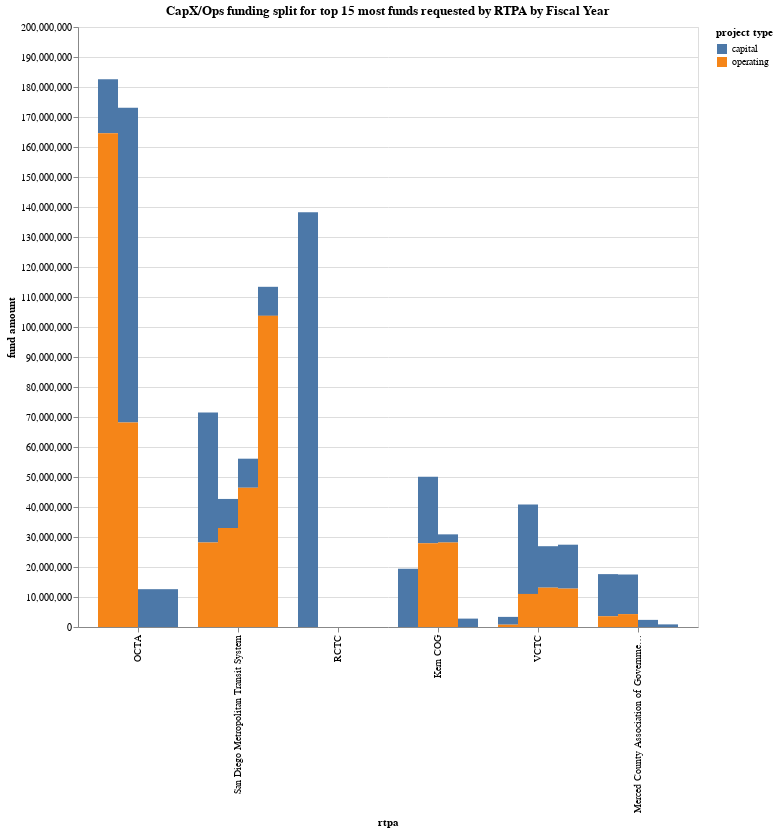

Notebook code for this chart:
### Code cell
# now, can i use this list on `by_rtpa?
top_15

### Figure 1 — Vega-Lite specification as saved in the notebook (floating-point values rounded to 4 significant figures)
{"config": {"view": {"continuousWidth": 300, "continuousHeight": 300}}, "data": {"name": "data-5e73b0e1974cbcd774e368cd8bbd818c"}, "mark": {"type": "bar", "point": true}, "encoding": {"color": {"field": "project type", "type": "nominal"}, "detail": {"field": "fiscal year", "type": "nominal"}, "tooltip": [{"field": "rtpa", "type": "nominal"}, {"field": "project type", "type": "nominal"}, {"field": "fund amount", "type": "quantitative"}, {"field": "fiscal year", "type": "nominal"}], "x": {"field": "rtpa", "sort": "-y", "type": "nominal"}, "xOffset": {"field": "fiscal year", "type": "nominal"}, "y": {"field": "fund amount", "type": "quantitative"}}, "height": 600, "resolve": {"scale": {"x": "shared", "y": "independent"}}, "title": "CapX/Ops funding split for top 15 most funds requested by RTPA by Fiscal Year", "width": "container", "$schema": "https://vega.github.io/schema/vega-lite/v5.17.0.json", "datasets": {"data-5e73b0e1974cbcd774e368cd8bbd818c": [{"rtpa": "Kern COG", "project type": "capital", "fiscal year": "23-24", "fund amount": 19457700}, {"rtpa": "Kern COG", "project type": "capital", "fiscal year": "24-25", "fund amount": 22207334}, {"rtpa": "Kern COG", "project type": "capital", "fiscal year": "25-26", "fund amount": 2732753}, {"rtpa": "Kern COG", "project type": "capital", "fiscal year": "26-27", "fund amount": 2796209}, {"rtpa": "Kern COG", "project type": "operating", "fiscal year": "23-24", "fund amount": 0}, {"rtpa": "Kern COG", "project type": "operating", "fiscal year": "24-25", "fund amount": 27898345}, {"rtpa": "Kern COG", "project type": "operating", "fiscal year": "25-26", "fund amount": 28150240}, {"rtpa": "Kern COG", "project type": "operating", "fiscal year": "26-27", "fund amount": 0}, {"rtpa": "Merced County Association of Governments (MCAG)", "project type": "capital", "fiscal year": "23-24", "fund amount": 14039872}, {"rtpa": "Merced County Association of Governments (MCAG)", "project type": "capital", "fiscal year": "24-25", "fund amount": 13200220}, {"rtpa": "Merced County Association of Governments (MCAG)", "project type": "capital", "fiscal year": "25-26", "fund amount": 2374515}, {"rtpa": "Merced County Association of Governments (MCAG)", "project type": "capital", "fiscal year": "26-27", "fund amount": 874515}, {"rtpa": "Merced County Association of Governments (MCAG)", "project type": "operating", "fiscal year": "23-24", "fund amount": 3588470}, {"rtpa": "Merced County Association of Governments (MCAG)", "project type": "operating", "fiscal year": "24-25", "fund amount": 4300000}, {"rtpa": "Merced County Association of Governments (MCAG)", "project type": "operating", "fiscal year": "25-26", "fund amount": 0}, {"rtpa": "Merced County Association of Governments (MCAG)", "project type": "operating", "fiscal year": "26-27", "fund amount": 0}, {"rtpa": "OCTA", "project type": "capital", "fiscal year": "23-24", "fund amount": 18000000}, {"rtpa": "OCTA", "project type": "capital", "fiscal year": "24-25", "fund amount": 104911247}, {"rtpa": "OCTA", "project type": "capital", "fiscal year": "25-26", "fund amount": 12607247}, {"rtpa": "OCTA", "project type": "capital", "fiscal year": "26-27", "fund amount": 12607247}, {"rtpa": "OCTA", "project type": "operating", "fiscal year": "23-24", "fund amount": 164582314}, {"rtpa": "OCTA", "project type": "operating", "fiscal year": "24-25", "fund amount": 68208022}, {"rtpa": "OCTA", "project type": "operating", "fiscal year": "25-26", "fund amount": 0}, {"rtpa": "OCTA", "project type": "operating", "fiscal year": "26-27", "fund amount": 0}, {"rtpa": "RCTC", "project type": "capital", "fiscal year": "23-24", "fund amount": 138210990}, {"rtpa": "RCTC", "project type": "capital", "fiscal year": "24-25", "fund amount": 0}, {"rtpa": "RCTC", "project type": "capital", "fiscal year": "25-26", "fund amount": 0}, {"rtpa": "RCTC", "project type": "capital", "fiscal year": "26-27", "fund amount": 0}, {"rtpa": "RCTC", "project type": "operating", "fiscal year": "23-24", "fund amount": 0}, {"rtpa": "RCTC", "project type": "operating", "fiscal year": "24-25", "fund amount": 0}, {"rtpa": "RCTC", "project type": "operating", "fiscal year": "25-26", "fund amount": 0}, {"rtpa": "RCTC", "project type": "operating", "fiscal year": "26-27", "fund amount": 0}, {"rtpa": "San Diego Metropolitan Transit System", "project type": "capital", "fiscal year": "23-24", "fund amount": 43265263}, {"rtpa": "San Diego Metropolitan Transit System", "project type": "capital", "fiscal year": "24-25", "fund amount": 9685392}, {"rtpa": "San Diego Metropolitan Transit System", "project type": "capital", "fiscal year": "25-26", "fund amount": 9685392}, {"rtpa": "San Diego Metropolitan Transit System", "project type": "capital", "fiscal year": "26-27", "fund amount": 9685392}, {"rtpa": "San Diego Metropolitan Transit System", "project type": "operating", "fiscal year": "23-24", "fund amount": 28200000}, {"rtpa": "San Diego Metropolitan Transit System", "project type": "operating", "fiscal year": "24-25", "fund amount": 33000000}, {"rtpa": "San Diego Metropolitan Transit System", "project type": "operating", "fiscal year": "25-26", "fund amount": 46418000}, {"rtpa": "San Diego Metropolitan Transit System", "project type": "operating", "fiscal year": "26-27", "fund amount": 103712166}, {"rtpa": "VCTC", "project type": "capital", "fiscal year": "23-24", "fund amount": 2590000}, {"rtpa": "VCTC", "project type": "capital", "fiscal year": "24-25", "fund amount": 29798414}, {"rtpa": "VCTC", "project type": "capital", "fiscal year": "25-26", "fund amount": 13823547}, {"rtpa": "VCTC", "project type": "capital", "fiscal year": "26-27", "fund amount": 14640000}, {"rtpa": "VCTC", "project type": "operating", "fiscal year": "23-24", "fund amount": 780000}, {"rtpa": "VCTC", "project type": "operating", "fiscal year": "24-25", "fund amount": 11022086}, {"rtpa": "VCTC", "project type": "operating", "fiscal year": "25-26", "fund amount": 13110198}, {"rtpa": "VCTC", "project type": "operating", "fiscal year": "26-27", "fund amount": 12796084}]}}
